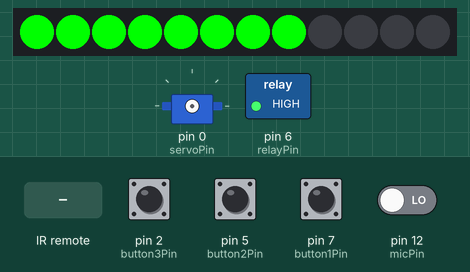
This sketch was run on a simulated Arduino Uno, built with avr-gcc and run on an emulated ATmega328P. Parts: 12 RGB LEDs in strip order, left to right, servo, switched loads named in the sketch (green lamp = pin HIGH). The inputs (shaded band) are chosen by the test bench; at power-on: pin 2 (button3Pin), pin 5 (button2Pin), pin 7 (button1Pin), pin 12 (micPin) LOW.

Above: at 1.2 s.
1.3 s: pin 2 (button3Pin) pulled HIGH for 0.25 s
At 2.4 s:
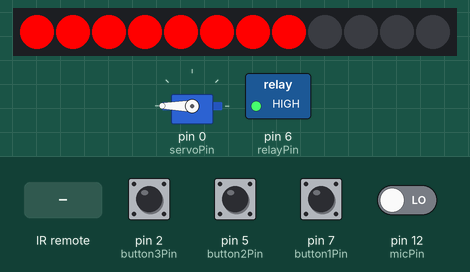
3.3 s: pin 5 (button2Pin) pulled HIGH for 0.25 s
At 4.9 s:
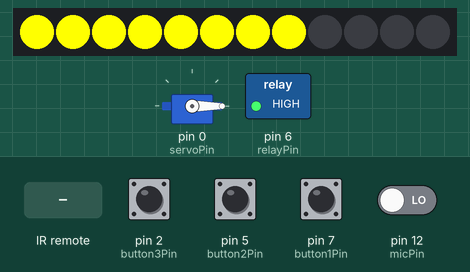
5.8 s: infrared code 0xFF629D received
At 6.2 s:
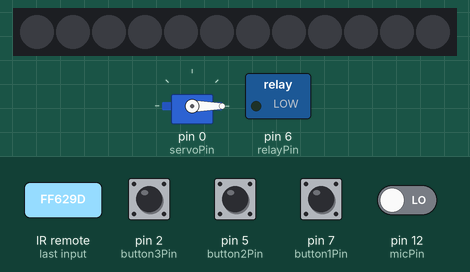
7.3 s: pin 7 (button1Pin) pulled HIGH for 0.25 s
At 8.3 s:
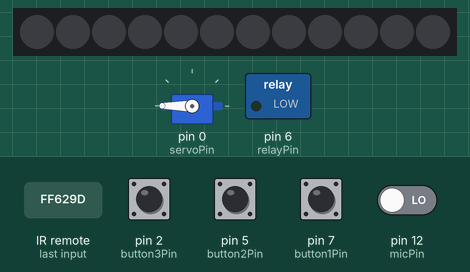
9.0 s: pin 5 (button2Pin) pulled HIGH for 1 s
At 9.6 s:
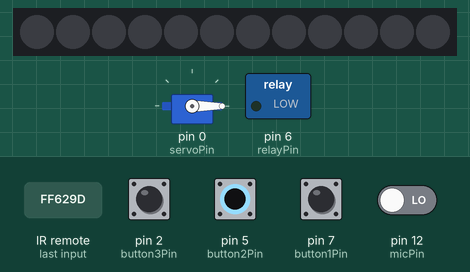
11.5 s: pin 2 (button3Pin) pulled HIGH for 1 s
At 12.7 s:
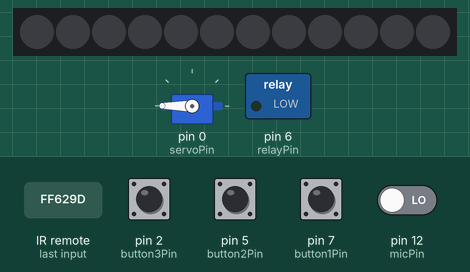
Timing chart, 0 to 14.5 s (numbered marks = the images above; inputs shaded):
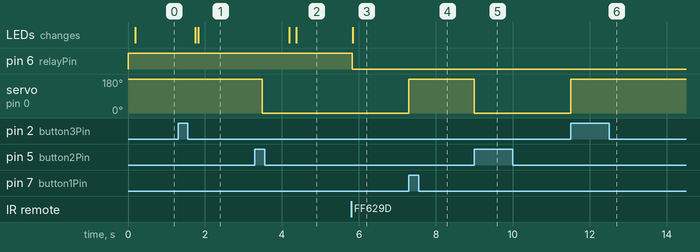

Measured:
- after the input at 1.3 s, the LEDs: first change after 0.44 s (image 1 shows a later state)
- after the input at 3.3 s, servo on pin 0 (servoPin): 180° → 0° after 0.19 s; the LEDs: first change after 0.89 s (image 2 shows a later state)
- after the input at 5.8 s, pin 6 (relayPin): HIGH → LOW at once; the LEDs: change at once (image 3)
- after the input at 7.3 s, servo on pin 0 (servoPin): 0° → 180° at once
- after the input at 9.0 s, servo on pin 0 (servoPin): 180° → 0° at once
- after the input at 11.5 s, servo on pin 0 (servoPin): 0° → 180° at once

The sketch:

cylinder_bt_ir_but.ino
```cpp
/*
 * IoT Security Flipping Camera Cover Assembly
 * Developed by: Ben Koo, Jason Rockburn, Maya Roman, Ruben Verhagen
 * Last updated: Jul 26, 2019
 */

#include <SoftwareSerial.h>
#include <Servo.h>
#include <Adafruit_NeoPixel.h>
#include <IRremote.h>

//PIN DEFINITIONS
#define ledPin    13
#define relayPin   6
#define servoPin  0
#define irPin 1
#define button1Pin 7
#define button2Pin 5
#define button3Pin 2
#define micPin 12
#define rxPin 4
#define txPin 3

#define shortDelay 200  //control servo rotation
#define longDelay 700

#define ledCount 12
Adafruit_NeoPixel strip(ledCount, ledPin);

IRrecv irrecv(irPin);  //IR reciever
decode_results results; //results from IR

SoftwareSerial Bluetooth(rxPin, txPin);  //connects to BT module TX, RX respectively

Servo myservo; //servo object

//VARIABLES
  int data = 0;     //carries number sent by BT app
  int pos = 1;    //indicates cover position, initialized to OPEN
  int prev = 1;   //used to determine which way the motor should rotate

  bool power = 1;   //initialized to ON
  bool change = 1;
  bool micState = 1;

/*****CUSTOMIZABLE VARIABLES*****/
  int brite = 255;  //LED backlight brightness, max 255
  int pulse = 25;   //controls speed of LED colorWipe animation, decrease value to increase speed


void setup() {
  Bluetooth.begin(9600);

  pinMode(relayPin, OUTPUT);
  digitalWrite(relayPin, HIGH);

  strip.begin();
  strip.show();  // Initialize all pixels to 'off'
  strip.setBrightness(255); // Set BRIGHTNESS (max = 255)

  irrecv.enableIRIn();

  pinMode(button1Pin, INPUT);
  pinMode(button2Pin, INPUT);
  pinMode(button3Pin, INPUT);
  pinMode(micPin, INPUT);

   //initialize mic lights
  if(digitalRead(micPin) == HIGH)
  {
    for(int j=ledCount-4; j<ledCount; j++) {
      strip.setPixelColor(j, strip.Color(0,   0, brite));
      strip.show();
    }//for
    micState = 1;
  }
  else
  {
    for(int j=ledCount-4; j<ledCount; j++) {
      strip.setPixelColor(j, 0);
      strip.show();
    }//for
    micState = 0;
  }
}//setup

/* BLUETOOTH APP DATA
 *  when a button is pressed on the app, it will send a certain data value
 *  FUNCTION-------------VALUE
 *  Camera Covered-------0
 *  Camera Open----------1
 *  Intermittent Camera--2
 *  Relay Off------------3
 *  Relay On-------------4
 */

/* IR REMOTE DATA
 *  when a button is pressed on the remote, it will send a certain data value
 *  BUTTON----FUNCTION--------------VALUE
 *  On/Off----Toggle Relay On/Off---16736925
 *  A---------Camera Open-----------16720605
 *  B---------Intermittent Camera---16712445
 *  C---------Camera Covered--------16761405
 */

void loop() {

/*****BLUETOOTH APP INPUT DATA*****/
  if (Bluetooth.available()){//checks if the app is sending new data
    data=Bluetooth.read();
    switch(data){
      case 0:
        pos = 0;
        change = 1;
        break;
      case 1:
        pos = 1;
        change = 1;
        break;
      case 2:
        pos = 2;
        change = 1;
        break;
      case 3:
        power = 0;
        digitalWrite(relayPin, LOW);
        colorWipe(0,0);
        for(int j=ledCount-4; j<ledCount; j++) { // For each pixel in strip...
            strip.setPixelColor(j, 0);         //  Set pixel's color (in RAM) to BLANK
            strip.show();                       //  Update strip to match
        }//for
          micState = 0;
        break;
      case 4:
        power = 1;
        change =1;
        digitalWrite(relayPin, HIGH);
        break;
    }//switch data
  }  //if Bluetooth.available

/*****IR REMOTE INPUT DATA*****/
  if (irrecv.decode(&results))
  {
    irrecv.resume();
    switch(results.value)
    {
      case 16720605: //if A is pushed OPEN
        pos = 1;
        change = 1;
        break;
      case 16712445: //if B is pushed OBSCURED
        pos = 2;
        change = 1;
        break;
      case 16761405: //if C is pushed CLOSED
        pos = 0;
        change = 1;
        break;
      case 16736925: //if ON/OFF is pushed
        if(power == 0)
        {
          power = 1;
          change = 1;
          digitalWrite(relayPin, HIGH);
        }//if
        else if(power == 1)
        {
          power = 0;
          digitalWrite(relayPin, LOW);
          colorWipe(0,0);
          for(int j=ledCount-4; j<ledCount; j++) { // For each pixel in strip...
            strip.setPixelColor(j, 0);         //  Set pixel's color (in RAM) to BLANK
            strip.show();                          //  Update strip to match
          }//for
          micState = 0;
        }//else
        break;

    }//switch
  } //if irrecv

/*****BUTTON INPUT DATA*****/
  if(digitalRead(button1Pin) == HIGH)
  {
    pos = 1;
    change = 1;
  }
  else if(digitalRead(button2Pin) == HIGH)
  {
    pos = 2;
    change = 1;
  }
  else if(digitalRead(button3Pin) == HIGH)
  {
    pos = 0;
    change = 1;
  }

/*****SERVO AND COLOR OUTPUT*****/
  switch(pos){
    case 0: //OFF
      if(change == 1)
      {
        if(prev == 1)
        {
            myservo.attach(servoPin);
            myservo.write(180);
            delay(shortDelay);
            myservo.detach();
        }
        else if(prev == 2)
        {
            myservo.attach(servoPin);
            myservo.write(180);
            delay(longDelay);
            myservo.detach();
        }
      }//if change

      if(power == 1)
      {
          colorWipe(strip.Color(brite,   0,   0), pulse); // Red
      }
      change = 0;
      prev = 0;
      break;

    case 1: //ON
      if(change == 1){
        if(prev == 0)
          {
              myservo.attach(servoPin);
              myservo.write(0);
              delay(shortDelay);
              myservo.detach();
          }
        else if(prev == 2)
        {
            myservo.attach(servoPin);
            myservo.write(180);
            delay(shortDelay);
            myservo.detach();
        }
      }//if change

      if(power == 1)
      {
          colorWipe(strip.Color(0,   brite,   0), pulse); // Green
      }
      change = 0;
      prev = 1;
      break;

    case 2: //OBSCURED
      if(change == 1){
       if(prev == 0)
        {
            myservo.attach(servoPin);
            myservo.write(0);
            delay(longDelay);
            myservo.detach();
        }
        else if(prev == 1)
        {
            myservo.attach(servoPin);
            myservo.write(0);
            delay(shortDelay);
            myservo.detach();
        }
      }//if change

      if(power == 1){
        colorWipe(strip.Color(brite,   brite,   0), pulse); // Yellow
      }//if
      change = 0;
      prev = 2;
      break;

  }//switch(pos)

/*****MIC CONNECTION LED OUTPUT*****/
  if(digitalRead(micPin) == HIGH && power == 1)
  {
    if(micState == 0)
    {
      for(int j=ledCount-4; j<ledCount; j++) { // For each pixel in strip...
        strip.setPixelColor(j, strip.Color(0,   0, brite));         //  Set pixel's color (in RAM)
        strip.show();                          //  Update strip to match
      }//for
    }
    micState = 1;
  }
  else
  {
    if(micState == 1)
    {
      for(int j=ledCount-4; j<ledCount; j++) { // For each pixel in strip...
        strip.setPixelColor(j, 0);         //  Set pixel's color (in RAM)
        strip.show();                          //  Update strip to match
      }//for
    }
    micState = 0;
  }

}//loop


// Fill strip pixels one after another with a color. Strip is NOT cleared
// first; anything there will be covered pixel by pixel. Pass in color
// (as a single 'packed' 32-bit value, which you can get by calling
// strip.Color(red, green, blue) as shown in the loop() function above),
// and a delay time (in milliseconds) between pixels.
void colorWipe(uint32_t color, int wait) {
  for(int j=0; j<strip.numPixels()-4; j++) { // For each pixel in strip...
    strip.setPixelColor(j, color);         //  Set pixel's color (in RAM)
    strip.show();                          //  Update strip to match
    delay(wait);                           //  Pause for a moment

  }//for
}//colorWipe
```
